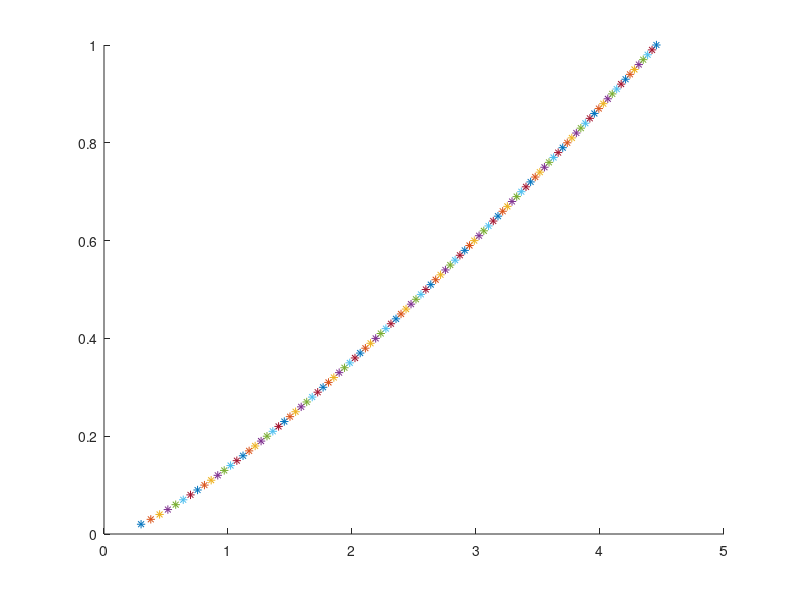

Reproduce this figure in MATLAB.
clc;
clear;
clf;
hold on;
a=0.01;
b=1;
n=0;
for nn=1:100
n=n+1;
    cn=(a/b)^n;%concentration when water is poured

if cn<10^-9 & cn>0 %we need cn <e
    break;
end
end
cn

disp('no of iterations=')
n
disp('total vol of water=')
d=(b-a)*n
% % to reduce b?
e=10^-9
for b=(a+0.01):0.01:1
n=(log(e)/(log(a)-log(b)));%cn=(a/b)^n,n=log(cn)/log(a/b),but we need cn >e
d=(b-a)*n%total vol
plot(d,b,'*');%plot of change in vol with change in b
end
disp('as the graph is monotonically increasing so least b gives least b ');
% 